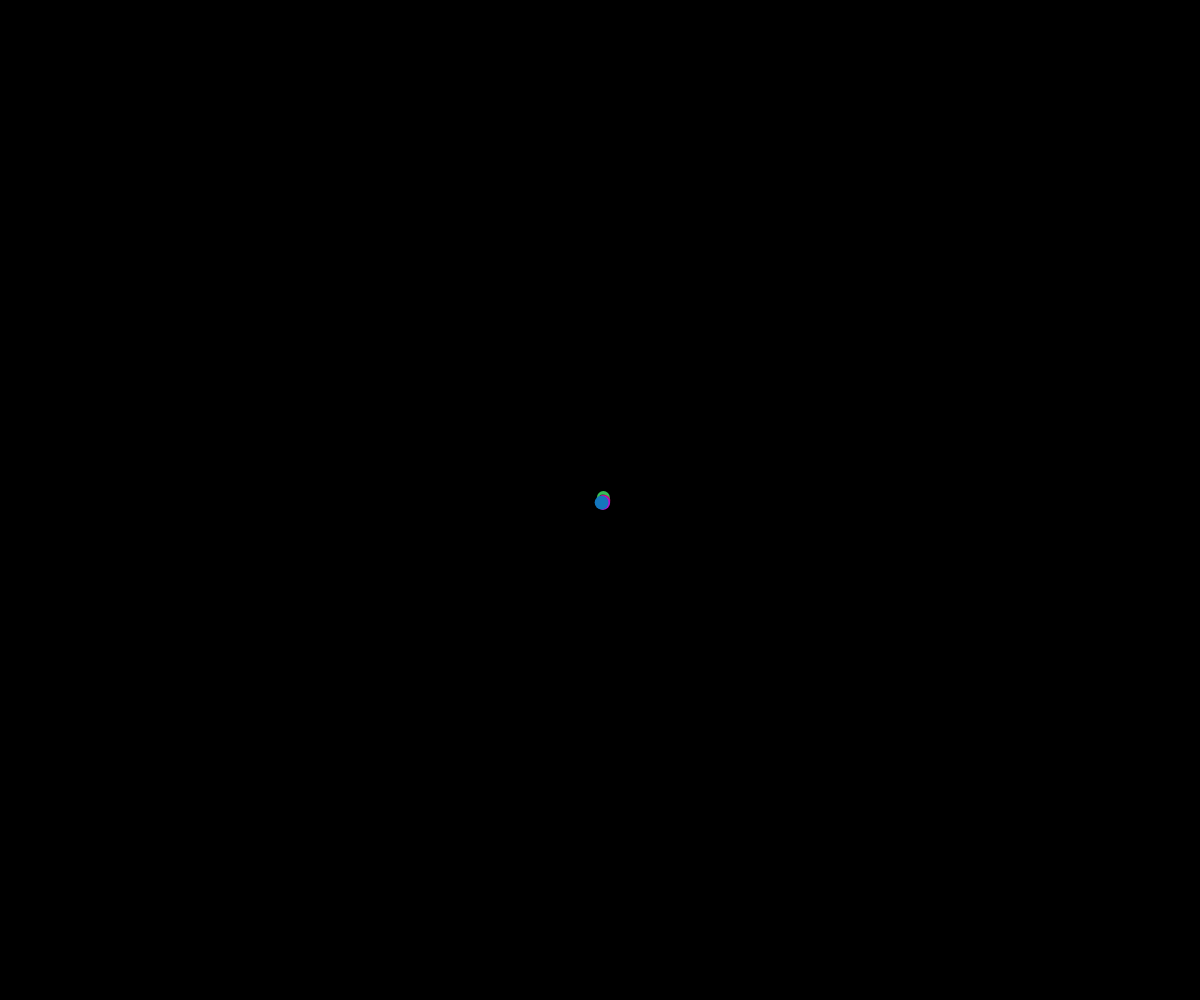
Frame 1 (no input)
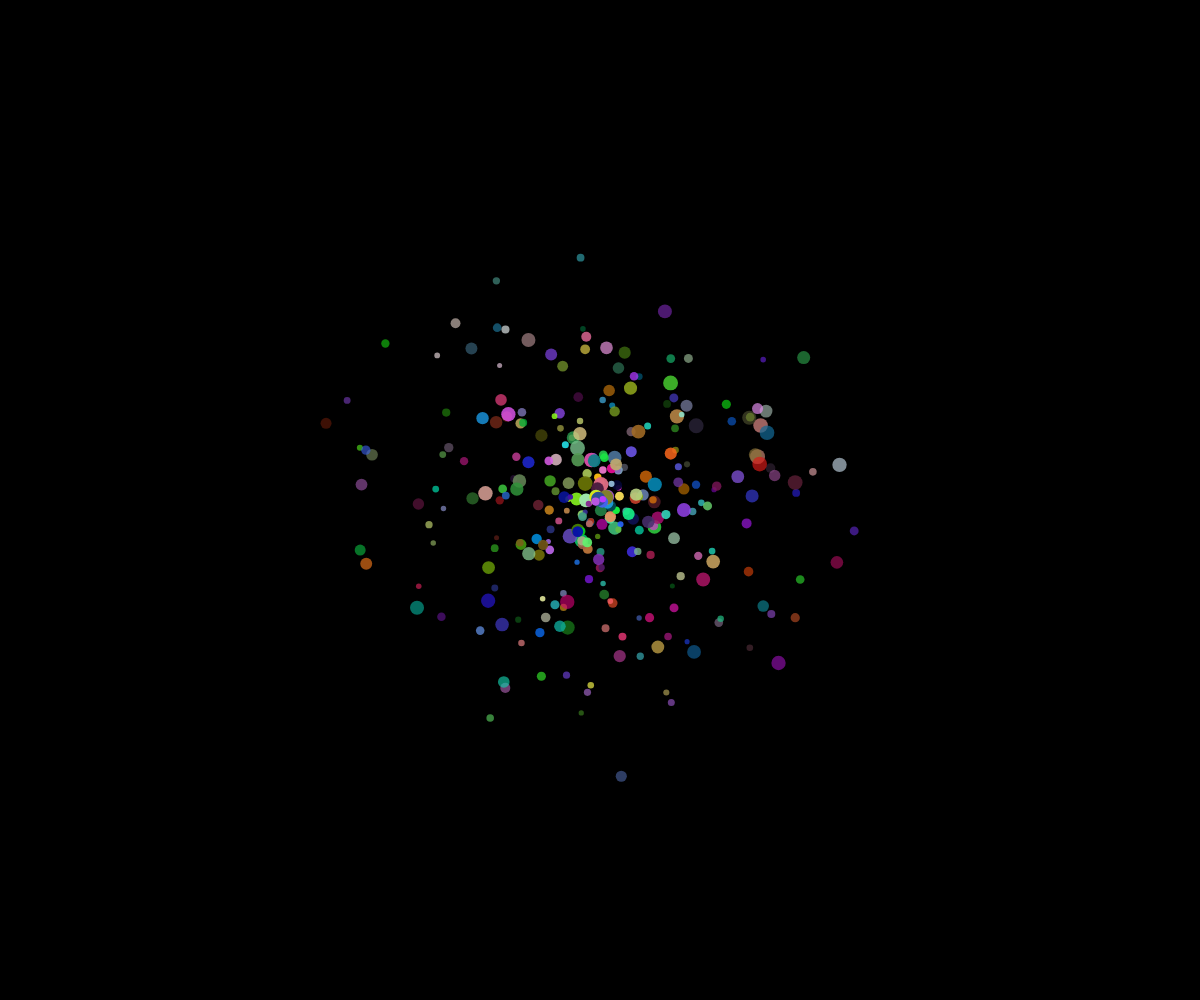
Frame 60 (no input)
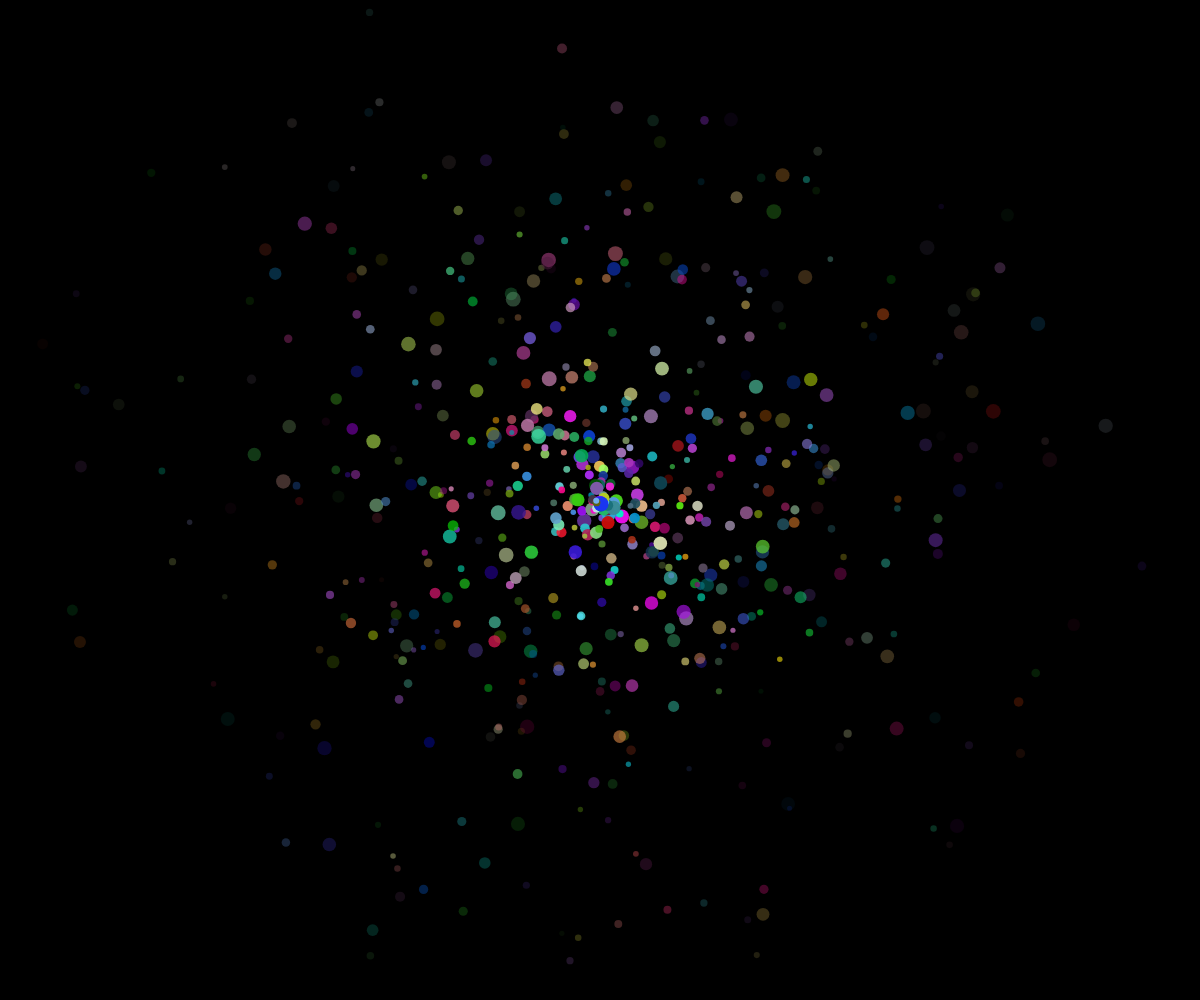
Frame 120 (the mouse pressed at the canvas centre since frame 60)

The p5.js sketch that drew these frames (run headless with seeded random() and noise() and a simulated clock; from frame 60 on, the mouse is pressed at the canvas centre):

// p5.js sketch
// ── sketch.js
let emitters = [];  

function setup() {  
    createCanvas(windowWidth, windowHeight);  
    // Create an emitter at the center  
    emitters.push(new Emitter(width / 2, height / 2));  
}  

function draw() {  
    background(0);  
    for (let emitter of emitters) {  
        emitter.emit();  
        emitter.update();  
        emitter.display();  
    }  
}  

class Emitter {  
    constructor(x, y) {  
        this.position = createVector(x, y);  
        this.particles = [];  
        this.emitRate = 5; // Number of particles to emit each frame  
    }  

    emit() {  
        for (let i = 0; i < this.emitRate; i++) {  
            this.particles.push(new Particle(this.position.x, this.position.y));  
        }  
    }  

    update() {  
        for (let particle of this.particles) {  
            particle.update();  
        }  
        // Remove particles that are off-screen  
        this.particles = this.particles.filter(p => p.isAlive());  
    }  

    display() {  
        for (let particle of this.particles) {  
            particle.display();  
        }  
    }  
}  

class Particle {  
    constructor(x, y) {  
        this.position = createVector(x, y);  
        this.velocity = p5.Vector.random2D().mult(random(2, 5)); // Random direction and speed  
        this.lifespan = 255; // Particle lifespan  
        this.color = color(random(255), random(255), random(255)); // Random color  
        this.size = random(5, 15); // Random size  
    }  

    update() {  
        this.position.add(this.velocity);  
        this.lifespan -= 2; // Decrease lifespan over time  
    }  

    display() {  
        stroke(this.color.levels[0], this.color.levels[1], this.color.levels[2], this.lifespan);  
        strokeWeight(this.size); // Variable size  
        point(this.position.x, this.position.y);  
    }  

    isAlive() {  
        return this.lifespan > 0;  
    }  
}  
